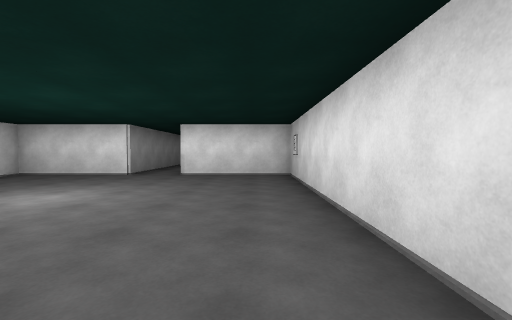
view 1 (above)

19 first-person views from a walk through a Unity game level. The camera is 1.3 m above the floor, tilts 2° down and sees 90° across. Doors are open. The floor is counted in squares, 2 m on a side. Each view is taken from the middle of a square. On the plan, view 1 faces up. The plan holds only what a view shows up to about 9 squares ahead; the rest is blank. The place goes on beyond the plan.

view 2
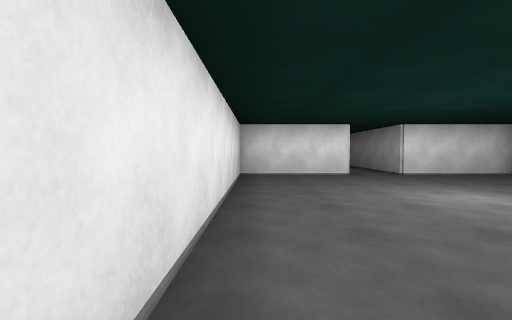

view 3
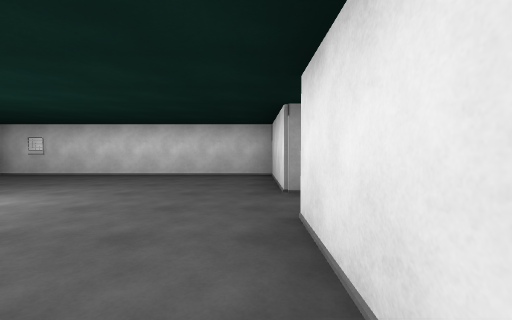

view 4
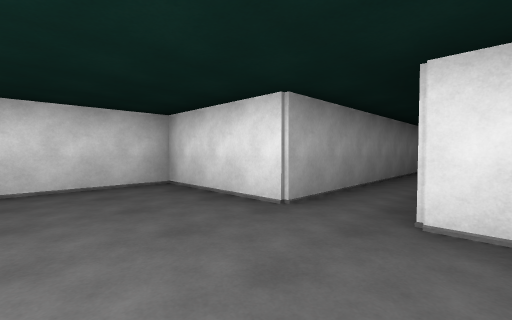

view 5
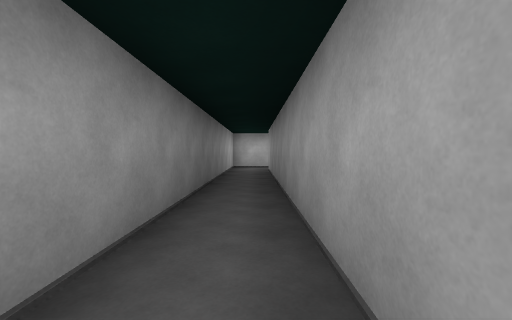

view 6
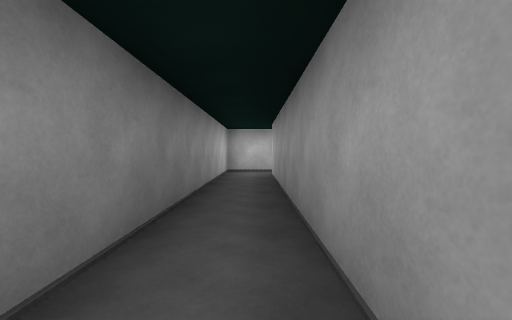

view 7
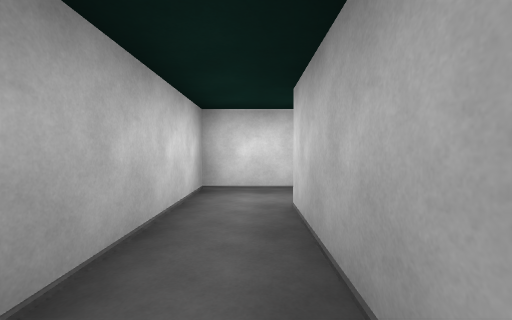

view 8
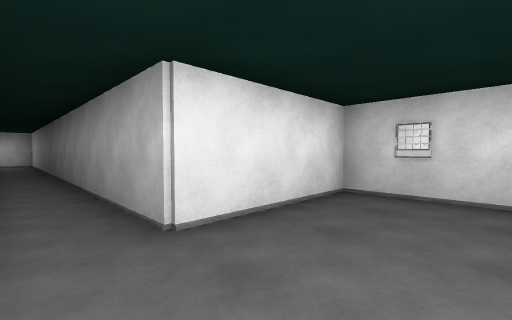

view 9
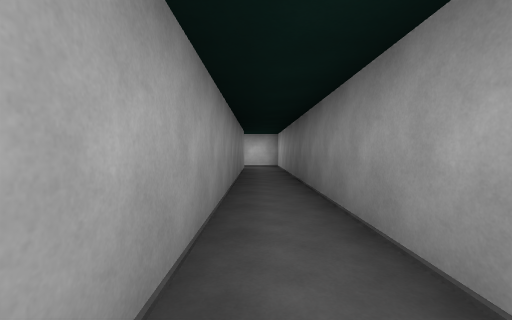

view 10
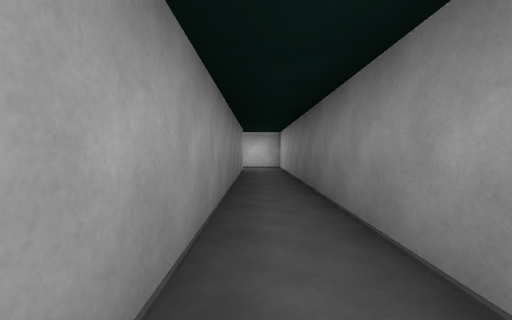

view 11
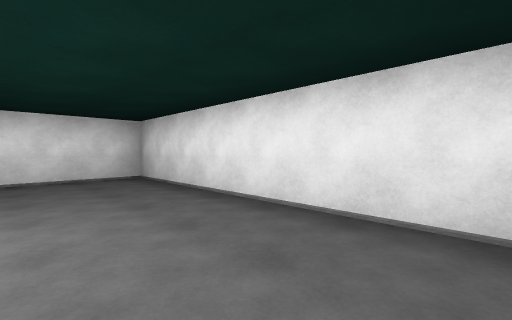

view 12
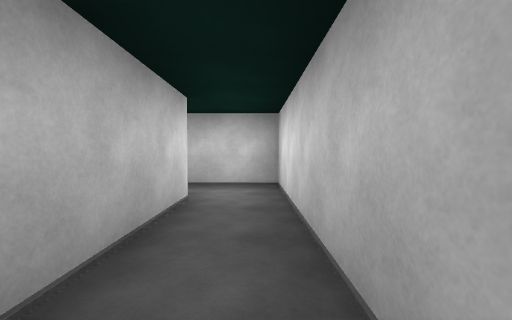

view 13
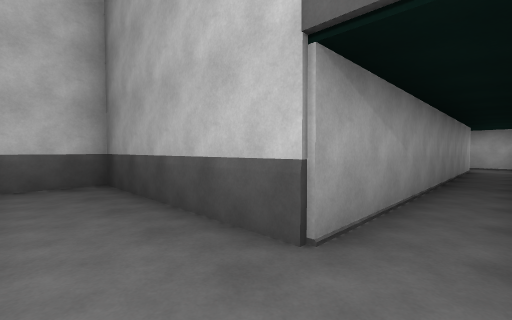

view 14
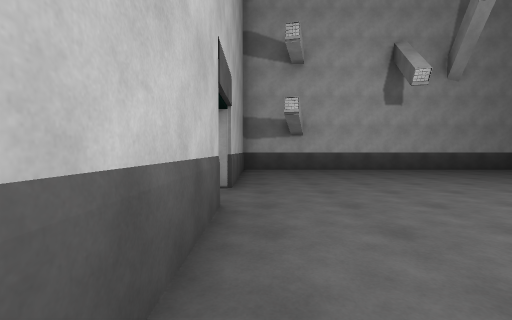

view 15
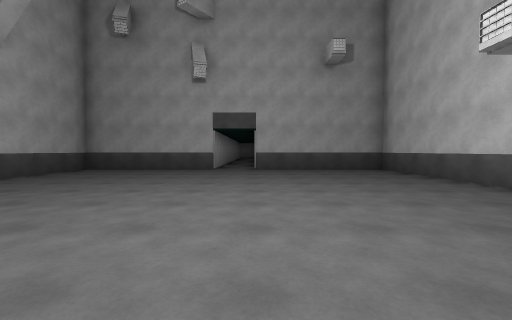

view 16
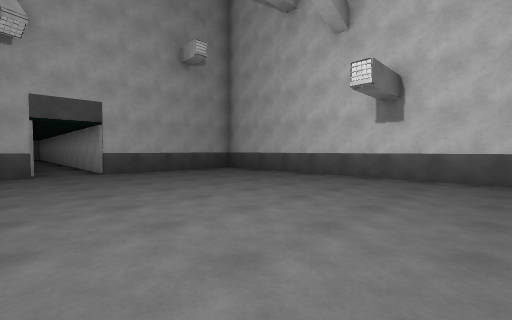

view 17
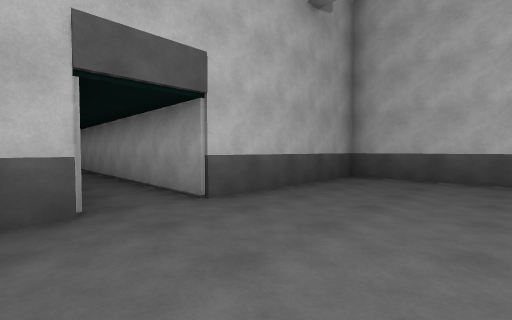

view 18
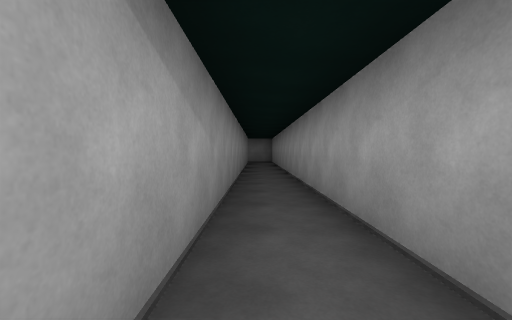

view 19
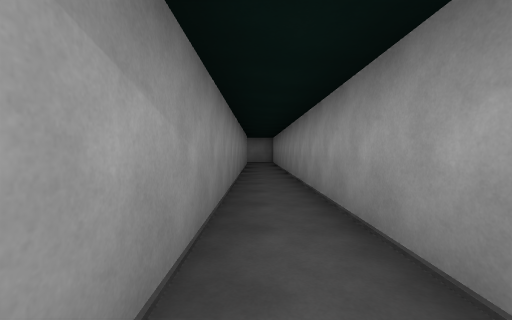

### Floor plan
Points are (right, up) in squares from view 1. A wall is a line through its corners. A room is listed if a view was taken in it or the views show most of it. See-through windows are left out.
Room 1 (views 1, 2, 3, 4, 5, 6, 7, 8, 9, 10, 11)
walls: (-3.4, -2.4) (-3.4, -11.1); (-3.4, 15.4) (-3.4, 6.9) (-6.4, 6.9) (-6.4, -0.4) (-3.4, -0.4); (-3.6, -12.4) (-2.1, -12.4) (-2.1, -0.4) (0.9, -0.4) (0.9, 6.9) (-2.1, 6.9) (-2.1, 15.5)
ways out: opening at (-3, -12) to room 2
Room 2 (views 12, 13, 14, 15, 16, 17, 18, 19)
walls: (-6.6, -12.4) (-3.6, -12.4); (-3.4, -11.1) (-12.6, -11.1) (-12.6, -6.6) (-22.9, -6.6) (-22.9, -11.1) (-32.9, -11.1); (-32.8, -12.4) (-22.9, -12.4) (-22.9, -16.9) (-12.6, -16.9) (-12.6, -12.4)
ways out: opening at (-3, -12) to room 1

Where each view was taken, in squares from view 1:
view 1: 0 up, 0 right, facing up
view 2: 0 up, 6 left, facing up
view 3: 0 up, 6 left, facing right
view 4: 2 up, 4 left, facing down-right
view 5: 2 down, 3 left, facing down
view 6: 4 down, 3 left, facing down
view 7: 8 down, 3 left, facing down
view 8: 5 up, 3 left, facing up-right
view 9: 8 up, 3 left, facing up
view 10: 9 up, 3 left, facing up
view 11: 6 up, 4 left, facing down-left
view 12: 12 down, 7 left, facing right
view 13: 12 down, 14 left, facing up-right
view 14: 8 down, 13 left, facing down
view 15: 11 down, 14 left, facing left
view 16: 13 down, 15 left, facing up-left
view 17: 13 down, 20 left, facing up-left
view 18: 12 down, 23 left, facing left
view 19: 12 down, 24 left, facing left
